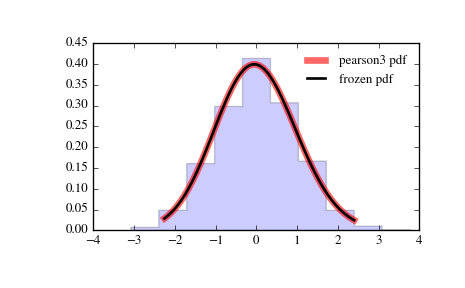

Recreate this plot in Python.
from scipy.stats import pearson3
import matplotlib.pyplot as plt
fig, ax = plt.subplots(1, 1)

# Calculate a few first moments:

skew = 0.1
mean, var, skew, kurt = pearson3.stats(skew, moments='mvsk')

# Display the probability density function (``pdf``):

x = np.linspace(pearson3.ppf(0.01, skew),
                pearson3.ppf(0.99, skew), 100)
ax.plot(x, pearson3.pdf(x, skew),
       'r-', lw=5, alpha=0.6, label='pearson3 pdf')

# Alternatively, the distribution object can be called (as a function)
# to fix the shape, location and scale parameters. This returns a "frozen"
# RV object holding the given parameters fixed.

# Freeze the distribution and display the frozen ``pdf``:

rv = pearson3(skew)
ax.plot(x, rv.pdf(x), 'k-', lw=2, label='frozen pdf')

# Check accuracy of ``cdf`` and ``ppf``:

vals = pearson3.ppf([0.001, 0.5, 0.999], skew)
np.allclose([0.001, 0.5, 0.999], pearson3.cdf(vals, skew))
# True

# Generate random numbers:

r = pearson3.rvs(skew, size=1000)

# And compare the histogram:

ax.hist(r, normed=True, histtype='stepfilled', alpha=0.2)
ax.legend(loc='best', frameon=False)
plt.show()
